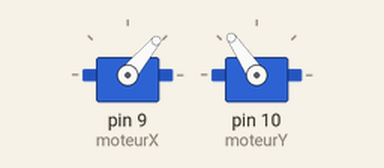
Bench run of a sketch on a simulated Arduino Uno, built with avr-gcc and run on an emulated ATmega328P. Parts: 2 × servo.

Above: at 0.05 s.
At 3.75 s:
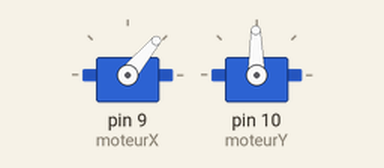
At 7.45 s:
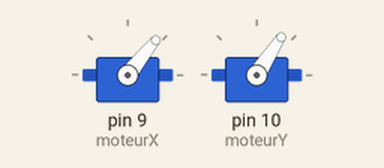
At 14.85 s:
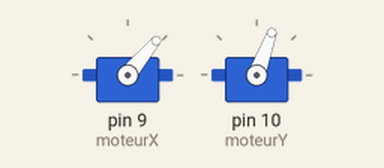
Timing chart, 0 to 19.4 s (numbered marks = the images above):
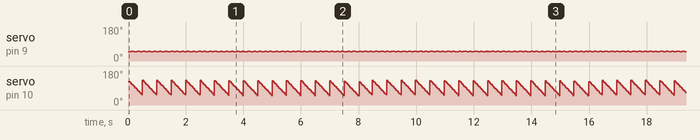

The sketch:

Moteurs.ino
```cpp
#include <Servo.h>

Servo moteurX;
Servo moteurY;

void setup() {
  moteurX.attach(9);
  moteurY.attach(10);
}


void loop() {
  moteurX.write(90);
  moteurY.write(90);

  moteurX.write(50);
  moteurY.write(130);

  for(byte i=0; i<80;i++){
    for(byte j=0; j<80;j++){
      if (j%2 == 0){
        moteurX.write(moteurX.read() +1);
      }
      else{
        moteurX.write(moteurX.read() -1);
      }
    }
  moteurY.write(moteurY.read() -1);
  }
}
```

Measured:
- by itself, servo on pin 9 (moteurX): moves between 50° and 51°, repeating every 14.9 s
- by itself, servo on pin 10 (moteurY): ramps from 130° to 50° and jumps back, once every 0.50 s
